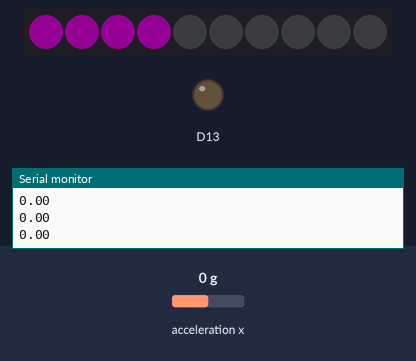
Recording of a sketch running on a simulated Adafruit Circuit Playground Express. Parts: 10 RGB LEDs in strip order, left to right, output pins drawn as LEDs (lit = HIGH), the last lines printed to the serial monitor. Inputs (shaded band) come from the test bench; at power-on: acceleration x 0 g. Dim RGB values are drawn brighter than linear.

Above: at 1.2 s.
1.3 s: acceleration x set to 1.4 g
At 2.2 s:
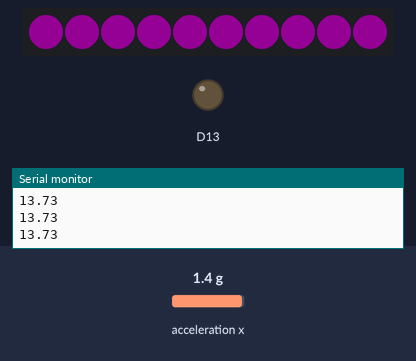
2.9 s: acceleration x set to -0.8 g
At 3.4 s:
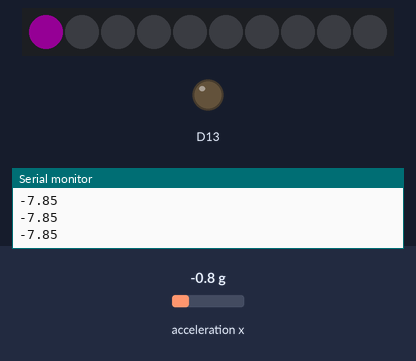
4.5 s: acceleration x set to 0.8 g
At 5.1 s:
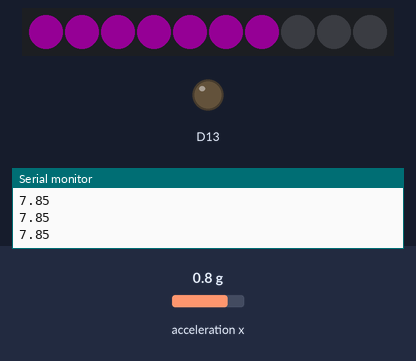
6.1 s: acceleration x set to -1.4 g
At 6.8 s:
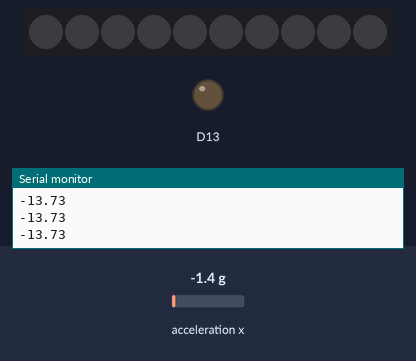
7.7 s: acceleration x set to 0 g
At 8.4 s:
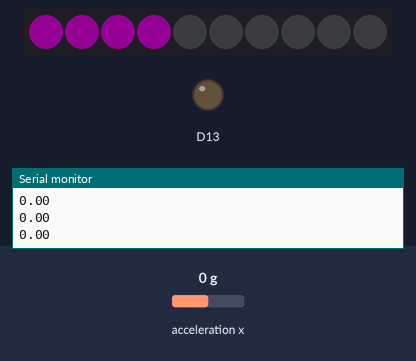
Timing chart, 0 to 10.3 s (numbered marks = the images above; inputs shaded):
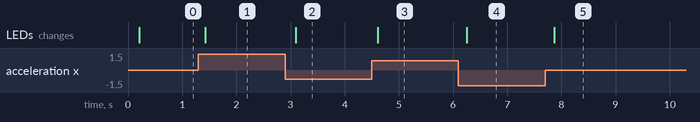

The sketch:

sketch_sep17e.ino
```cpp
/*
Accelorometer - measures the speed the object is being moved.
*/
#include <Adafruit_CircuitPlayground.h>
#include <Adafruit_Circuit_Playground.h>

void setup() {
  // put your setup code here, to run once:
  Serial.begin(9600);

  //pinMode(A8, INPUT);


  CircuitPlayground.begin();
}

void loop() {
  // put your main code here, to run repeatedly:

  //int value = analogRead(A8);

  //using the library
  float value = CircuitPlayground.motionX(); //on the x-axis. can do y and z too.


  Serial.println(value);
  delay(100);
  CircuitPlayground.clearPixels();
  int pixels = map(value, -10, 10, 0, 9); //spits out a value between 0 to 9.
  for(int i = 0; i < pixels; i++){
    CircuitPlayground.setPixelColor(i, 0xFF00FF);
  }
}
```

Measured:
- after the input at 1.3 s, the LEDs: change after 0.13 s (image 1)
- after the input at 2.9 s, the LEDs: change after 0.19 s (image 2)
- after the input at 4.5 s, the LEDs: change after 0.11 s (image 3)
- after the input at 6.1 s, the LEDs: change after 0.15 s (image 4)
- after the input at 7.7 s, the LEDs: change after 0.16 s (image 5)
